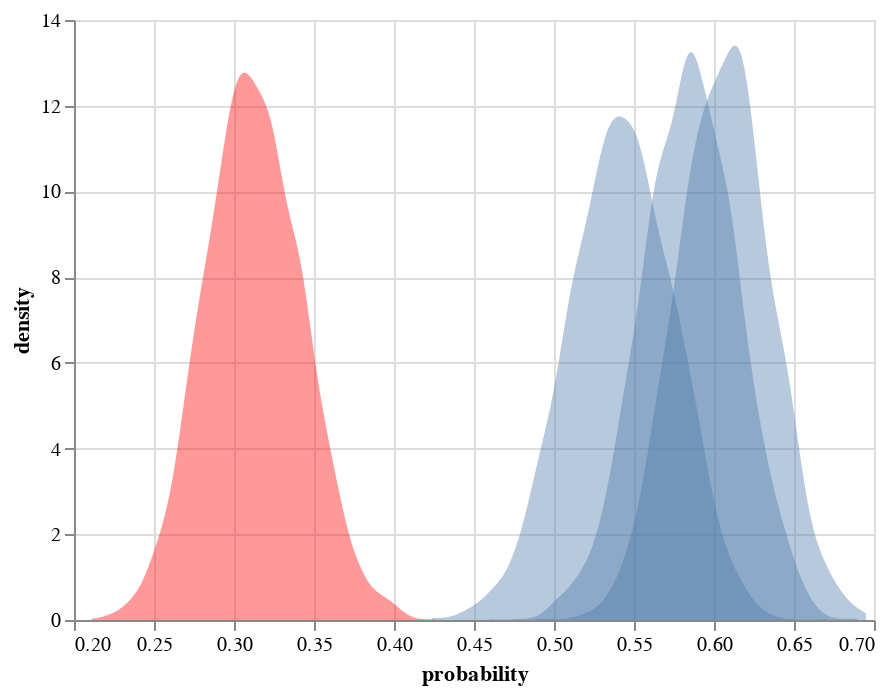

Write notebook code for a chart like this one.
### Code cell
direct_effect = pd.DataFrame({
    "1" : kid1['posterior_predictive']['lkl'].mean(dim=['lkl_dim_2']).to_numpy().ravel(),
    "2" : kid2['posterior_predictive']['lkl'].mean(dim=['lkl_dim_2']).to_numpy().ravel(),
    "3" : kid3['posterior_predictive']['lkl'].mean(dim=['lkl_dim_2']).to_numpy().ravel(),
    "4" : kid4['posterior_predictive']['lkl'].mean(dim=['lkl_dim_2']).to_numpy().ravel()
})

alt.Chart(direct_effect).transform_density(
    '1',
    as_=['probability', 'density'],
).mark_area(opacity=0.4, color='red').encode(
    x="probability:Q",
    y='density:Q',
) + alt.Chart(direct_effect).transform_density(
    '2',
    as_=['probability', 'density'],
).mark_area(opacity=0.4).encode(
    x="probability:Q",
    y='density:Q',
) + alt.Chart(direct_effect).transform_density(
    '3',
    as_=['probability', 'density'],
).mark_area(opacity=0.4).encode(
    x="probability:Q",
    y='density:Q',
) + alt.Chart(direct_effect).transform_density(
    '4',
    as_=['probability', 'density'],
).mark_area(opacity=0.4).encode(
    x="probability:Q",
    y='density:Q',
)

### Figure 1 — Vega-Lite specification as saved in the notebook (floating-point values rounded to 4 significant figures; data arrays with more than 128 entries replaced by an {"elided": "..."} marker saying what was removed)
{"$schema": "https://vega.github.io/schema/vega-lite/v4.17.0.json", "config": {"view": {"continuousHeight": 300, "continuousWidth": 400}}, "data": {"name": "data-7ef881376bd26297d019b5a820d0847f"}, "datasets": {"data-7ef881376bd26297d019b5a820d0847f": {"elided": "4000 records"}}, "layer": [{"encoding": {"x": {"field": "probability", "type": "quantitative"}, "y": {"field": "density", "type": "quantitative"}}, "mark": {"color": "red", "opacity": 0.4, "type": "area"}, "transform": [{"as": ["probability", "density"], "density": "1"}]}, {"encoding": {"x": {"field": "probability", "type": "quantitative"}, "y": {"field": "density", "type": "quantitative"}}, "mark": {"opacity": 0.4, "type": "area"}, "transform": [{"as": ["probability", "density"], "density": "2"}]}, {"encoding": {"x": {"field": "probability", "type": "quantitative"}, "y": {"field": "density", "type": "quantitative"}}, "mark": {"opacity": 0.4, "type": "area"}, "transform": [{"as": ["probability", "density"], "density": "3"}]}, {"encoding": {"x": {"field": "probability", "type": "quantitative"}, "y": {"field": "density", "type": "quantitative"}}, "mark": {"opacity": 0.4, "type": "area"}, "transform": [{"as": ["probability", "density"], "density": "4"}]}]}
